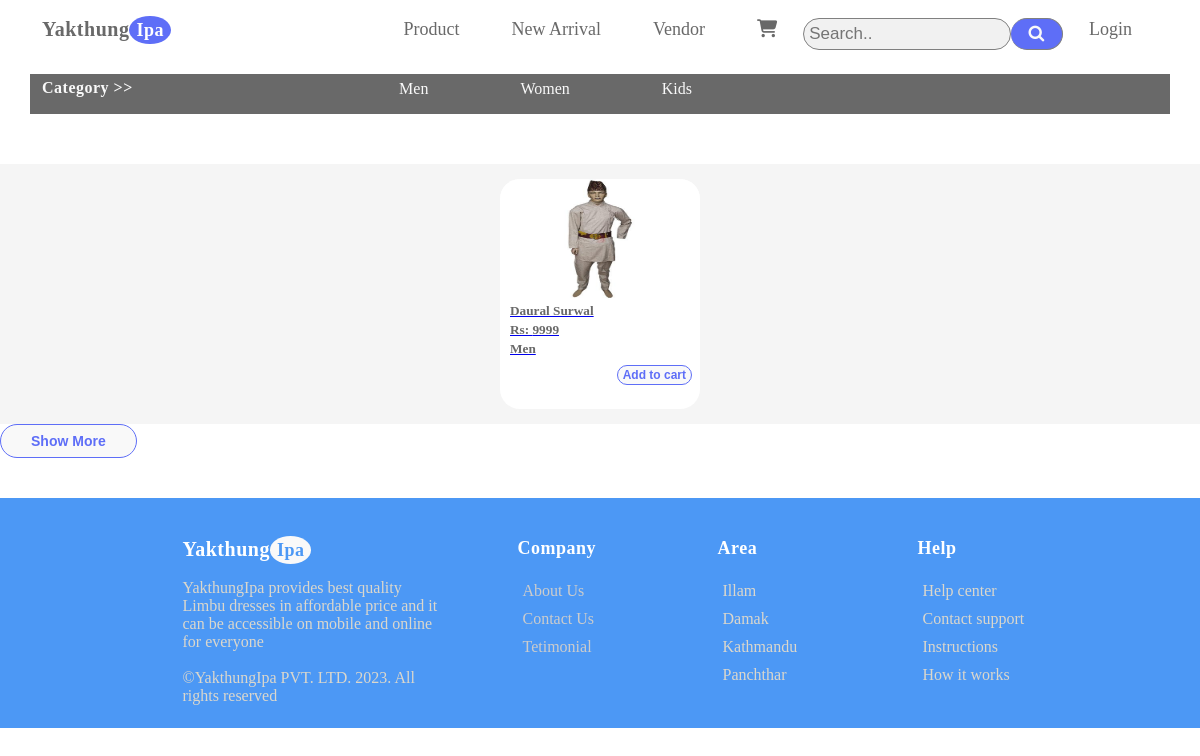
The app's page /PHP/men.php with its own data.
### tables this page shows
CREATE TABLE `product` (
  `id` int(11) NOT NULL,
  `file` varchar(255) DEFAULT NULL,
  `name` varchar(255) DEFAULT NULL,
  `price` decimal(10,0) DEFAULT NULL,
  `category` varchar(50) DEFAULT NULL
);

### PHP/men.php (the view, shortened to what this page needs)
<?php
    include "../Include/connection.php";
?>
<!DOCTYPE html>
<html lang="en">
<head>
    <link rel="stylesheet" href="../CSS/style.css">
    <link rel="stylesheet" href="path/to/font-awesome/css/font-awesome.min.css">
    <link rel="stylesheet" href="https://cdnjs.cloudflare.com/ajax/libs/font-awesome/6.2.1/css/all.min.css" />
    <link rel="stylesheet" href="https://cdnjs.cloudflare.com/ajax/libs/font-awesome/4.7.0/css/font-awesome.min.css">
</head>
<body>
    <header>
        <nav>
            <div class="logo">
                <h3>Yakthung<span>Ipa</span></h3>
            </div>
            <div class="navigator">
                <ul>
                    <li><a  href="./product.php">Product</a></li>
                    <li><a href="./arrival.php">New Arrival</a></li>
                    <li><a href="./vendor.php">Vendor</a></li>
                    <li><a href="./cart.php"><i class="fa-solid fa-cart-shopping"></i></a></li>
                    <form class="example" action="action_page.php">
                        <input type="text" placeholder="Search.." name="search">
                        <button type="submit"><i class="fa fa-search"></i></button>
                    </form>
                    <li><a href="./Login.php">Login</a></li>
                </ul>
            </div>
        </nav>
        <div class="category">
            <h2>Category  >></h2>
            <div class="cato">
                <ul>
                    <li><a href="#men">Men</a></li>
                    <li><a href="./women.php">Women</a></li>
                    <li><a href="./kids.php">Kids</a></li>
                </ul>
            </div>
        </div>
    </header>
    <section id="men">
        <div class="box">
            <?php
                $sql = "SELECT * FROM `product` WHERE category='Men'";
                $res = mysqli_query($connection,$sql);
                $count = mysqli_num_rows($res);
                if($count>0)
                {
                    while($row=mysqli_fetch_assoc($res)){
                        $file = $row['file'];
                        $name = $row['name'];
                        $price = $row['price'];
                        $category = $row['category'];
                        ?>
                        <div class="card">
                        <a href="./product1.html">
                            <img src="<?php echo SITEURL; ?>images/<?php echo $file; ?>" class="Product-image">
                            <div class="card-body">
                                <h5 class="product-title"><?php echo $name; ?></h5>
                                <h5 class="price">Rs: <?php echo $price; ?></h5>
                                <h5><?php echo $category; ?></h5>
                                <button class="addCart">Add to cart</button>
                            </div>
                        </a>
                    </div>
                        <?php
                    }
                }
                else{
                    echo "product not found";
                }
            ?>
        </div>
        <button>Show More</button>
    </section>
    <footer>
        <div class="contents">
            <div class="div1">
                <div class="logo1">
                    <h3>Yakthung<span>Ipa</span></h3>
                </div>
                <p><br>YakthungIpa provides best quality Limbu dresses in affordable price and it can be accessible on mobile and online for everyone</p><br>
                <p>©YakthungIpa PVT. LTD. 2023. All rights reserved</p>
            </div>
            <div class="div2">
                <h3><a href="./product.php">Company</a></h3><br>
                <p><a href="./about.php">About Us</a></p>
                <p><a href="./contact.php">Contact Us</a></p>
                <p><a href="./testimonial.php">Tetimonial</a></p>
            </div>
            <div class="div2">
                <h3>Area</h3><br>
                <p>Illam</p>
                <p>Damak</p>
                <p>Kathmandu</p>
                <p>Panchthar</p>
            </div>
            <div class="div2">
                <h3>Help</h3><br>
                <p>Help center</p>
                <p>Contact support</p>
                <p>Instructions</p>
                <p>How it works</p>
            </div>
        </div>
    </footer>
</body>
</html>

### CSS/style.css (style rules this page uses)
* { margin: 0; padding: 0; box-sizing: border-box; }
body { font-family: 'Mulish'; width: 100%; background-color: white; }
header { padding: 10px 30px; }
nav { display: flex; flex-wrap: wrap; justify-content: space-between; text-align: center; padding: 8px 12px 0px 12px; height: 8vh; width: 100%; }
.logo h3 { color: dimgray; font-size: 20px; cursor: pointer; letter-spacing: 0.5px; }
.logo h3 span { border-radius: 50%; padding: 4px 7px; color: white; background-color: #5e6ef7; cursor: pointer; font-size: 18px; margin-right: 2px; }
.navigator ul { display: flex; list-style: none; }
.navigator ul li a { font-size: 18px; display: flex; text-decoration: none; color: #696969; padding: 0 10px; margin: 0 15px; border: 1px solid transparent; border-radius: 15px; transition: 0.5s ease; }
form.example input[type=text] { padding: 5px; font-size: 17px; border: 1px solid grey; border-radius: 20px; float: left; width: 80%; background: #f1f1f1; }
form.example button { float: left; width: 20%; padding: 5px; background: #5e6ef7; color: #f9f9f9; font-size: 17px; border: 1px solid grey; border-radius: 20px; border-left: none; cursor: pointer; }
form.example::after { content: ""; clear: both; display: table; }
.category { display: flex; flex-wrap: wrap; justify-content: space-between; background-color: #696969; text-align: center; padding: 5px 12px 0px 12px; height: 5vh; width: 100%; }
.category h2 { color: #f9f9f9; font-size: 16px; cursor: pointer; letter-spacing: 0.5px; }
.category .cato ul { display: flex; list-style: none; justify-content: space-between; padding-right: 420px; }
.category .cato ul li a { font-size: 16px; display: flex; text-decoration: none; color: #f9f9f9; padding: 0 30px; margin: 0 15px; border: 1px solid transparent; border-radius: 15px; transition: 0.5s ease; }
.box { margin-top: 40px; display: flex; justify-content: center; align-items: center; min-height: 200px; flex-wrap: wrap; background-color: whitesmoke; }
.card { height: 230px; width: 200px; background-color: white; border-radius: 20px; margin: 15px; position: relative; overflow: hidden; text-align: left; }
.card h5 { padding-left: 10px; padding-bottom: 3px; color: #696969; }
.card img { height: 120px; width: 200px; }
.addCart { float: right; padding: 2px 5px; margin-right: 8px; color: #5e6ef7; font-size: 12px; cursor: pointer; margin-top: 5px; }
button { color: #5e6ef7; background-color: #f9f9f9; text-decoration: none; font-size: 14px; margin: auto; border: 1.5px solid #5e6ef7; border-radius: 30px; font-weight: bold; padding: 8px 30px; transition: 0.5s; }
footer { margin-top: 40px; color: #dbd7cc; background-color: #4c98f5; display: flex; justify-content: space-evenly; width: 100%; }
.contents { padding-top: 20px; padding-left: 30px; display: flex; flex-wrap: wrap; justify-content: space-evenly; padding-bottom: 10px; }
.div1 { height: 200px; width: 335px; padding: 20px 35px; }
.div1 P { text-align: left; }
.logo1 h3 { color: white; font-size: 20px; cursor: pointer; letter-spacing: 0.5px; }
.logo1 h3 span { border-radius: 50%; padding: 4px 7px; color: #4c98f5; background-color: #f9f9f9; cursor: pointer; font-size: 18px; margin-right: 2px; }
.div2 { height: 200px; width: 200px; padding: 20px 35px; }
.div2 p { padding: 5px; text-align: left; }
.div2 a { color: #ccc; text-decoration: none; }
.div2 h3 { color: white; font-size: 18px; cursor: pointer; letter-spacing: 0.5px; }
.div2 h3 a { color: white; }
.login h1, p { text-align: center; }

### records on screen
product: file (picture), name "Daural Surwal", price "9999", category "Men"
